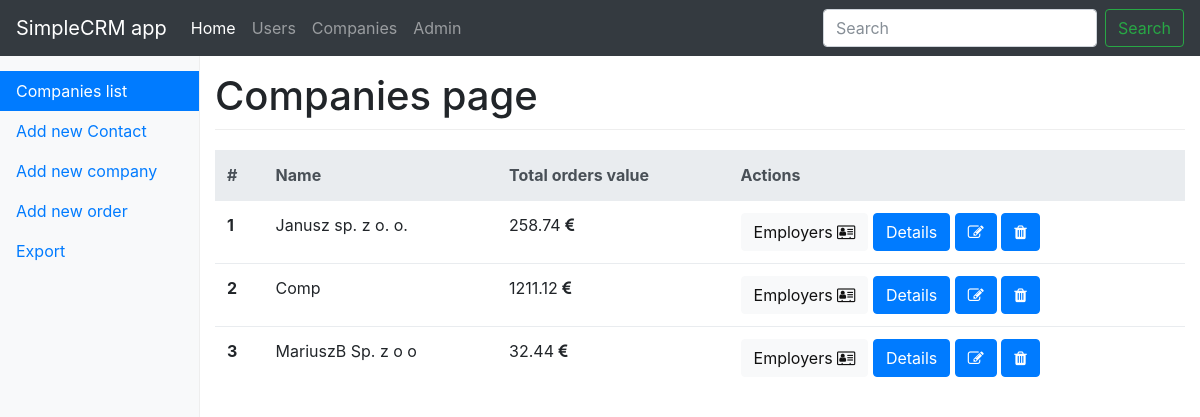
/mycrm/company/, run on an earlier commit of the app's database.
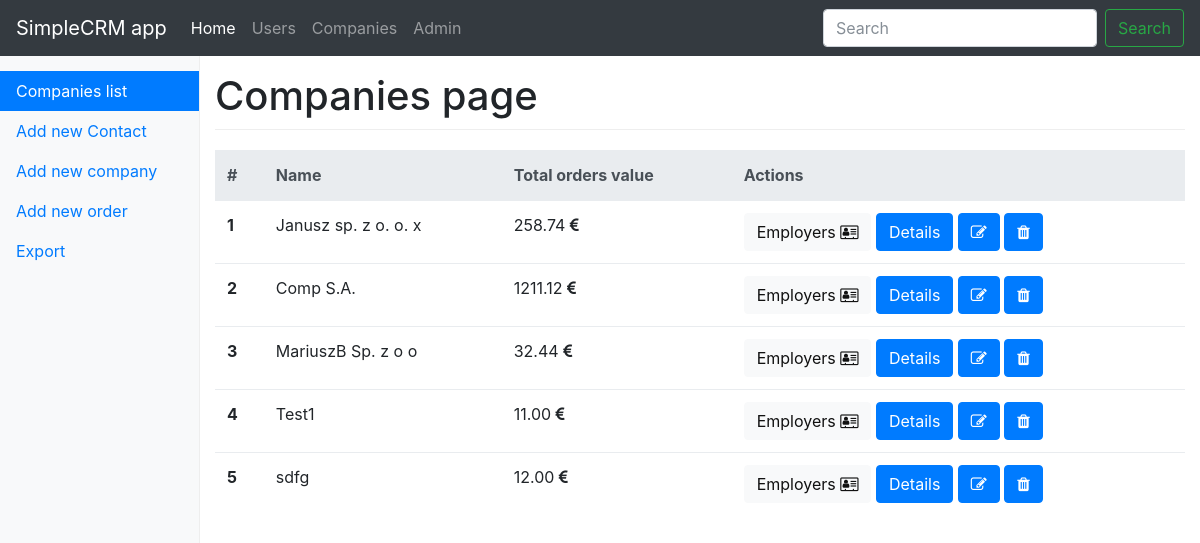
And on a later commit of the database.
### mycrm/models.py (models this page shows, shortened)
class Company(models.Model):
    name = models.CharField(max_length=200)
    description = models.TextField(max_length=2000)
    picture = models.CharField(max_length=500)
    ranking_position = models.IntegerField(default=0)
    class Meta:
        verbose_name = 'Company'
        verbose_name_plural = 'Companies'

class Order(models.Model):
    name = models.CharField(max_length=500)
    description = models.TextField(max_length=2000)
    value = models.DecimalField(max_digits=12, decimal_places=2) #value in euro
    payment_status = models.BooleanField(default=False) #true if client already pait us for order
    date_created = models.DateField() #date created
    project_is_finished = models.BooleanField(default=False) #tells if project is finished
    company = models.ForeignKey(Company) #for who we make project
    @property
    def sum_quantity(self):
        total=sum([obj.value for obj in Order.objects.filter(company=self.company.pk)])
        return total
    class Meta:
        verbose_name = 'Order'
        verbose_name_plural = 'Orders'

### mycrm/views.py (the view)
class CompaniesListView(ListView):
    model = models.Company
    template_name = 'company/company.html'
    def get_context_data(self, **kwargs):
        context = super(CompaniesListView, self).get_context_data(**kwargs)
        context['tomek']= 0
        context['count']=0
        print(kwargs)
        return context

### mycrm/templates/company/company.html
{% extends 'base.html' %}
{% block sidebar_content %}
{% include '_companies_bar.html' %}
{% endblock %}
{% block content %}
<h1>Companies page</h1>
    <table class="table">
      <thead class="thead-light">
        <tr>
          <th scope="col">#</th>
          <th scope="col">Name</th>
          <th scope="col">Total orders value</th>
          <th scope="col">Actions</th>
        </tr>
      </thead>
      <tbody>
{% for company in object_list %}
        <tr>
          <th scope="row">{{ forloop.counter }}</th>
          <td>{{ company.name }}</td>
          <td>{{ company.order_set.last.sum_quantity }} <i class="fa fa-eur" aria-hidden="true"></i></td>
          <td>
              <a class="btn btn-light" href="{% url 'mycrm:detail' company.pk %}">Employers <i class="fa fa-address-card-o" aria-hidden="true"></i></a>
              <a class="btn btn-primary" href="{% url 'mycrm:detail' company.pk %}" role="button">Details</a>
              <a class="btn btn-primary" href="{% url 'mycrm:company_edit' company.pk %}" role="button"><i class="fa fa-pencil-square-o" aria-hidden="true"></i></a>
              <a class="btn btn-primary" href="{% url 'mycrm:company_delete' company.pk %}" role="button"><i class="fa fa-trash" aria-hidden="true"></i></a>
          </td>
        </tr>
{% endfor %}
      </tbody>
    </table>
{% endblock %}

What changed in the data, as far as the page shows it:
changed Company: name "Janusz sp. z o. o." → "Janusz sp. z o. o. x"
changed Company: name "Comp" → "Comp S.A."
added Company: name "Test1", order_set.last.sum_quantity "11.00"
added Company: name "sdfg", order_set.last.sum_quantity "12.00"
